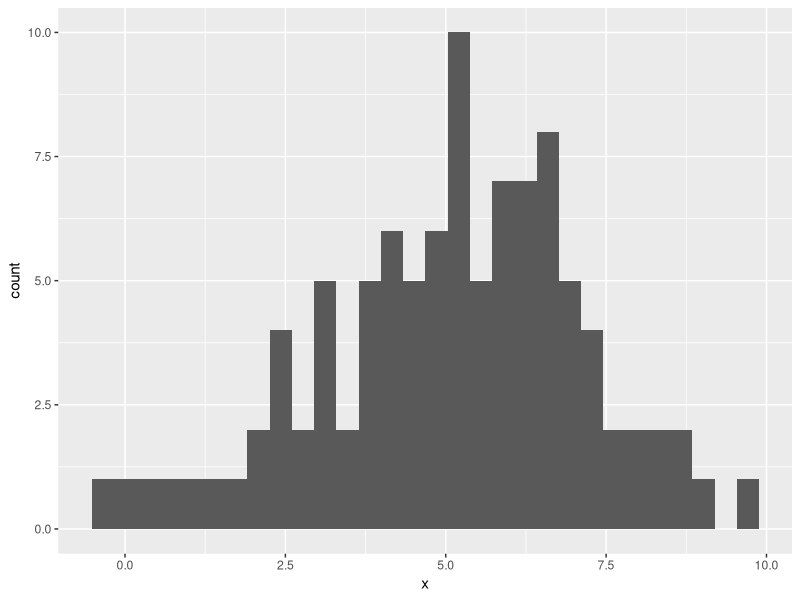

The R source for this figure:
## ---- chunk 1
knitr::opts_chunk$set(
  warning = FALSE, 
  message = FALSE, 
  fig.path = "../figures/", 
  fig.width = 10, 
  fig.height = 10
  )
## ---- chunk 2
# Paket und Daten laden
library(palmerpenguins)
data("penguins")
## ---- chunk 3
# Dataframe mit normalverteilten Daten erzeugen
normal <- data.frame(x = rnorm(100, mean = 5, sd = 2))
## ---- chunk 4
# Histogramm erstellen
library(ggplot2)
ggplot(data = normal, aes(x = x)) +
  geom_histogram()
